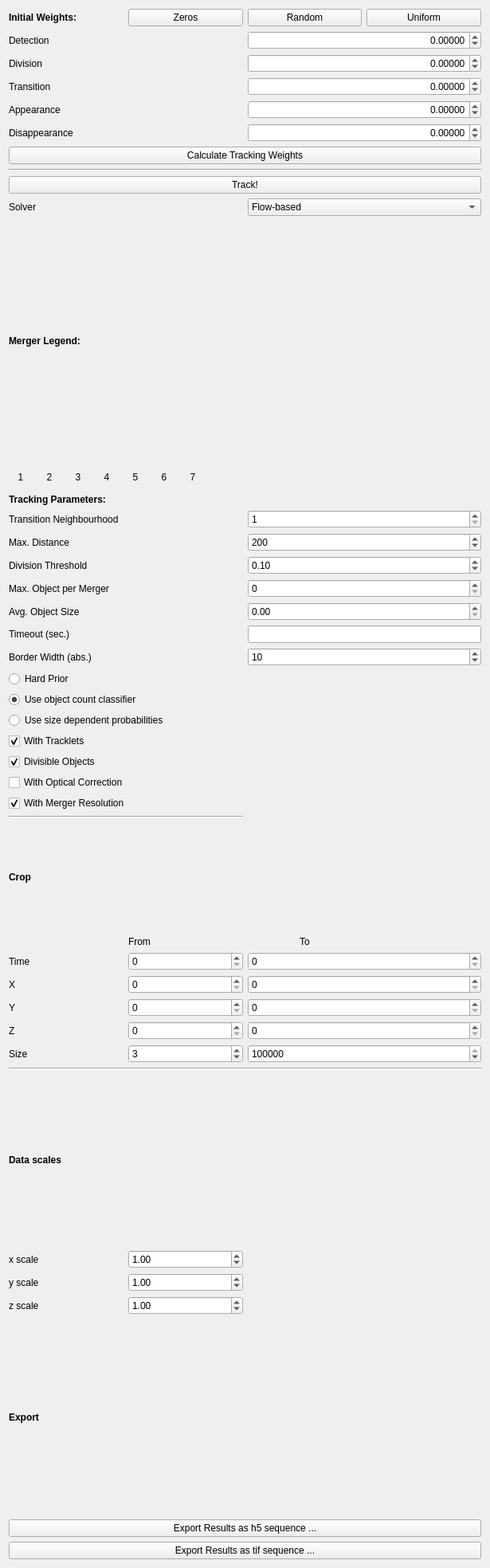
<?xml version="1.0" encoding="UTF-8"?>
<ui version="4.0">
 <class>containingWidget</class>
 <widget class="QWidget" name="containingWidget">
  <property name="geometry">
   <rect>
    <x>0</x>
    <y>0</y>
    <width>615</width>
    <height>1968</height>
   </rect>
  </property>
  <property name="sizePolicy">
   <sizepolicy hsizetype="Preferred" vsizetype="Preferred">
    <horstretch>1</horstretch>
    <verstretch>0</verstretch>
   </sizepolicy>
  </property>
  <property name="minimumSize">
   <size>
    <width>256</width>
    <height>0</height>
   </size>
  </property>
  <property name="baseSize">
   <size>
    <width>0</width>
    <height>0</height>
   </size>
  </property>
  <property name="windowTitle">
   <string>Form</string>
  </property>
  <layout class="QGridLayout" name="gridLayout_2">
   <item row="13" column="2" colspan="2">
    <widget class="QSpinBox" name="maxNearestNeighborsSpinBox">
     <property name="minimum">
      <number>1</number>
     </property>
    </widget>
   </item>
   <item row="14" column="0" colspan="2">
    <widget class="QLabel" name="maxDistLabel">
     <property name="text">
      <string>Max. Distance</string>
     </property>
    </widget>
   </item>
   <item row="17" column="2" colspan="2">
    <widget class="QDoubleSpinBox" name="avgSizeBox">
     <property name="maximum">
      <double>100000.000000000000000</double>
     </property>
     <property name="value">
      <double>0.000000000000000</double>
     </property>
    </widget>
   </item>
   <item row="0" column="3">
    <widget class="QPushButton" name="OnesButton">
     <property name="toolTip">
      <string>&lt;html&gt;&lt;head/&gt;&lt;body&gt;&lt;p&gt;Initial weights are chosen &lt;span style=&quot; font-weight:600;&quot;&gt;uniformly&lt;/span&gt; (normalized all ones vector). Usefull for detecting effect of small changes in the training on the tracking result.&lt;/pre&gt;&lt;/body&gt;&lt;/html&gt;</string>
     </property>
     <property name="styleSheet">
      <string notr="true"/>
     </property>
     <property name="text">
      <string>Uniform</string>
     </property>
    </widget>
   </item>
   <item row="11" column="0" colspan="4">
    <layout class="QHBoxLayout" name="horizontalLayout_2">
     <item>
      <widget class="QLabel" name="merg1">
       <property name="minimumSize">
        <size>
         <width>30</width>
         <height>30</height>
        </size>
       </property>
       <property name="maximumSize">
        <size>
         <width>30</width>
         <height>30</height>
        </size>
       </property>
       <property name="layoutDirection">
        <enum>Qt::LeftToRight</enum>
       </property>
       <property name="autoFillBackground">
        <bool>false</bool>
       </property>
       <property name="styleSheet">
        <string notr="true"/>
       </property>
       <property name="text">
        <string>1</string>
       </property>
       <property name="textFormat">
        <enum>Qt::AutoText</enum>
       </property>
       <property name="alignment">
        <set>Qt::AlignCenter</set>
       </property>
      </widget>
     </item>
     <item>
      <widget class="QLabel" name="merg2">
       <property name="minimumSize">
        <size>
         <width>30</width>
         <height>30</height>
        </size>
       </property>
       <property name="maximumSize">
        <size>
         <width>30</width>
         <height>30</height>
        </size>
       </property>
       <property name="layoutDirection">
        <enum>Qt::LeftToRight</enum>
       </property>
       <property name="autoFillBackground">
        <bool>false</bool>
       </property>
       <property name="styleSheet">
        <string notr="true"/>
       </property>
       <property name="text">
        <string>2</string>
       </property>
       <property name="textFormat">
        <enum>Qt::AutoText</enum>
       </property>
       <property name="alignment">
        <set>Qt::AlignCenter</set>
       </property>
      </widget>
     </item>
     <item>
      <widget class="QLabel" name="merg3">
       <property name="minimumSize">
        <size>
         <width>30</width>
         <height>30</height>
        </size>
       </property>
       <property name="maximumSize">
        <size>
         <width>30</width>
         <height>30</height>
        </size>
       </property>
       <property name="layoutDirection">
        <enum>Qt::LeftToRight</enum>
       </property>
       <property name="autoFillBackground">
        <bool>false</bool>
       </property>
       <property name="styleSheet">
        <string notr="true"/>
       </property>
       <property name="text">
        <string>3</string>
       </property>
       <property name="textFormat">
        <enum>Qt::AutoText</enum>
       </property>
       <property name="alignment">
        <set>Qt::AlignCenter</set>
       </property>
      </widget>
     </item>
     <item>
      <widget class="QLabel" name="merg4">
       <property name="minimumSize">
        <size>
         <width>30</width>
         <height>30</height>
        </size>
       </property>
       <property name="maximumSize">
        <size>
         <width>30</width>
         <height>30</height>
        </size>
       </property>
       <property name="layoutDirection">
        <enum>Qt::LeftToRight</enum>
       </property>
       <property name="autoFillBackground">
        <bool>false</bool>
       </property>
       <property name="styleSheet">
        <string notr="true"/>
       </property>
       <property name="text">
        <string>4</string>
       </property>
       <property name="textFormat">
        <enum>Qt::AutoText</enum>
       </property>
       <property name="alignment">
        <set>Qt::AlignCenter</set>
       </property>
      </widget>
     </item>
     <item>
      <widget class="QLabel" name="merg5">
       <property name="minimumSize">
        <size>
         <width>30</width>
         <height>30</height>
        </size>
       </property>
       <property name="maximumSize">
        <size>
         <width>30</width>
         <height>30</height>
        </size>
       </property>
       <property name="layoutDirection">
        <enum>Qt::LeftToRight</enum>
       </property>
       <property name="autoFillBackground">
        <bool>false</bool>
       </property>
       <property name="styleSheet">
        <string notr="true"/>
       </property>
       <property name="text">
        <string>5</string>
       </property>
       <property name="textFormat">
        <enum>Qt::AutoText</enum>
       </property>
       <property name="alignment">
        <set>Qt::AlignCenter</set>
       </property>
      </widget>
     </item>
     <item>
      <widget class="QLabel" name="merg6">
       <property name="minimumSize">
        <size>
         <width>30</width>
         <height>30</height>
        </size>
       </property>
       <property name="maximumSize">
        <size>
         <width>30</width>
         <height>30</height>
        </size>
       </property>
       <property name="layoutDirection">
        <enum>Qt::LeftToRight</enum>
       </property>
       <property name="autoFillBackground">
        <bool>false</bool>
       </property>
       <property name="styleSheet">
        <string notr="true"/>
       </property>
       <property name="text">
        <string>6</string>
       </property>
       <property name="textFormat">
        <enum>Qt::AutoText</enum>
       </property>
       <property name="alignment">
        <set>Qt::AlignCenter</set>
       </property>
      </widget>
     </item>
     <item>
      <widget class="QLabel" name="merg7">
       <property name="minimumSize">
        <size>
         <width>30</width>
         <height>30</height>
        </size>
       </property>
       <property name="maximumSize">
        <size>
         <width>30</width>
         <height>30</height>
        </size>
       </property>
       <property name="layoutDirection">
        <enum>Qt::LeftToRight</enum>
       </property>
       <property name="autoFillBackground">
        <bool>false</bool>
       </property>
       <property name="styleSheet">
        <string notr="true"/>
       </property>
       <property name="text">
        <string>7</string>
       </property>
       <property name="textFormat">
        <enum>Qt::AutoText</enum>
       </property>
       <property name="alignment">
        <set>Qt::AlignCenter</set>
       </property>
      </widget>
     </item>
     <item>
      <spacer name="horizontalSpacer">
       <property name="orientation">
        <enum>Qt::Horizontal</enum>
       </property>
       <property name="sizeHint" stdset="0">
        <size>
         <width>40</width>
         <height>20</height>
        </size>
       </property>
      </spacer>
     </item>
    </layout>
   </item>
   <item row="12" column="0" colspan="2">
    <widget class="QLabel" name="label">
     <property name="sizePolicy">
      <sizepolicy hsizetype="Preferred" vsizetype="Fixed">
       <horstretch>0</horstretch>
       <verstretch>0</verstretch>
      </sizepolicy>
     </property>
     <property name="text">
      <string>&lt;html&gt;&lt;head/&gt;&lt;body&gt;&lt;p&gt;&lt;span style=&quot; font-weight:600;&quot;&gt;Tracking Parameters:&lt;/span&gt;&lt;/p&gt;&lt;/body&gt;&lt;/html&gt;</string>
     </property>
    </widget>
   </item>
   <item row="19" column="2" colspan="2">
    <widget class="QSpinBox" name="bordWidthBox">
     <property name="maximum">
      <number>999999</number>
     </property>
     <property name="value">
      <number>10</number>
     </property>
    </widget>
   </item>
   <item row="21" column="0" colspan="4">
    <widget class="QRadioButton" name="classifierPriorBox">
     <property name="toolTip">
      <string>&lt;html&gt;&lt;head/&gt;&lt;body&gt;&lt;p&gt;Use the object count classifier for prior probabilities in the tracking model. If this option is chosen, the object count classifier must be trained.&lt;/p&gt;&lt;/body&gt;&lt;/html&gt;</string>
     </property>
     <property name="text">
      <string>Use object count classifier</string>
     </property>
     <property name="checked">
      <bool>true</bool>
     </property>
     <attribute name="buttonGroup">
      <string notr="true">buttonGroup</string>
     </attribute>
    </widget>
   </item>
   <item row="19" column="0" colspan="2">
    <widget class="QLabel" name="label_20">
     <property name="toolTip">
      <string>&lt;html&gt;&lt;head/&gt;&lt;body&gt;&lt;p&gt;Absolute number of pixels at the border of the field of view where appearance and disappearance costs linearly decrease towards the border (objects centers are taken as input values to the cost function).&lt;/p&gt;&lt;/body&gt;&lt;/html&gt;</string>
     </property>
     <property name="text">
      <string>Border Width (abs.)</string>
     </property>
    </widget>
   </item>
   <item row="24" column="0" colspan="2">
    <widget class="QCheckBox" name="divisionsBox">
     <property name="toolTip">
      <string>&lt;html&gt;&lt;head/&gt;&lt;body&gt;&lt;p&gt;Coose this option if the objects to be tracked are able to divide. For instance, this option should be checked for the tracking of proliferating cells.&lt;/p&gt;&lt;/body&gt;&lt;/html&gt;</string>
     </property>
     <property name="text">
      <string>Divisible Objects</string>
     </property>
     <property name="checked">
      <bool>true</bool>
     </property>
    </widget>
   </item>
   <item row="18" column="2" colspan="2">
    <widget class="QLineEdit" name="timeoutBox"/>
   </item>
   <item row="8" column="0" colspan="4">
    <layout class="QVBoxLayout" name="verticalLayout">
     <item>
      <widget class="QPushButton" name="TrackButton">
       <property name="toolTip">
        <string>&lt;html&gt;&lt;head/&gt;&lt;body&gt;&lt;p&gt;Calculate tracks using detection, division, transition, appearance, and disappearance weights.&lt;/p&gt;&lt;/body&gt;&lt;/html&gt;</string>
       </property>
       <property name="styleSheet">
        <string notr="true"/>
       </property>
       <property name="text">
        <string>Track!</string>
       </property>
      </widget>
     </item>
    </layout>
   </item>
   <item row="10" column="0">
    <widget class="QLabel" name="label_4">
     <property name="font">
      <font>
       <weight>75</weight>
       <bold>true</bold>
      </font>
     </property>
     <property name="text">
      <string>Merger Legend:</string>
     </property>
    </widget>
   </item>
   <item row="23" column="0" colspan="2">
    <widget class="QCheckBox" name="trackletsBox">
     <property name="text">
      <string>With Tracklets</string>
     </property>
     <property name="checked">
      <bool>true</bool>
     </property>
    </widget>
   </item>
   <item row="0" column="1">
    <widget class="QPushButton" name="ZerosButton">
     <property name="toolTip">
      <string>&lt;html&gt;&lt;head&gt;&lt;body&gt;&lt;p&gt;Initial weights are chosen as all &lt;span style=&quot; font-weight:600;&quot;&gt;zeros&lt;/span&gt;. The weights vector is scalable, that is, the length of the weights vector is not important for the tracking calculation. The only thing that matters is its direction. So starting from all zeros means starting with no direction bias.&lt;/p&gt;&lt;/body&gt;&lt;/html&gt;</string>
     </property>
     <property name="text">
      <string>Zeros</string>
     </property>
    </widget>
   </item>
   <item row="26" column="0" colspan="4">
    <widget class="QCheckBox" name="mergerResolutionBox">
     <property name="toolTip">
      <string>&lt;html&gt;&lt;head/&gt;&lt;body&gt;&lt;p&gt;If mergers are considered in the tracking (Max. Object per Merger &amp;gt; 1), this option will resolve original identities of objects after &amp;quot;demerging&amp;quot;. Note that this involves another optimization step which may take long.&lt;/p&gt;&lt;/body&gt;&lt;/html&gt;</string>
     </property>
     <property name="text">
      <string>With Merger Resolution</string>
     </property>
     <property name="checked">
      <bool>true</bool>
     </property>
    </widget>
   </item>
   <item row="7" column="0" colspan="4">
    <widget class="Line" name="line_4">
     <property name="orientation">
      <enum>Qt::Horizontal</enum>
     </property>
    </widget>
   </item>
   <item row="0" column="2">
    <widget class="QPushButton" name="RandomButton">
     <property name="toolTip">
      <string>&lt;html&gt;&lt;head/&gt;&lt;body&gt;&lt;p&gt;Initial weights are chosen &lt;span style=&quot; font-weight:600;&quot;&gt;randomly&lt;/span&gt; on the interval (0,1). This option is usefull in testing the dependency of the convereged vector on the choice of the initial weights values.&lt;/span&gt;&lt;/p&gt;&lt;/body&gt;&lt;/html&gt;</string>
     </property>
     <property name="text">
      <string>Random</string>
     </property>
    </widget>
   </item>
   <item row="16" column="2" colspan="2">
    <widget class="QSpinBox" name="maxObjectsBox">
     <property name="readOnly">
      <bool>false</bool>
     </property>
     <property name="minimum">
      <number>0</number>
     </property>
     <property name="maximum">
      <number>7</number>
     </property>
     <property name="value">
      <number>0</number>
     </property>
    </widget>
   </item>
   <item row="30" column="0" colspan="2">
    <layout class="QVBoxLayout" name="verticalLayout_2">
     <item>
      <widget class="QLabel" name="label_8">
       <property name="font">
        <font>
         <weight>75</weight>
         <bold>true</bold>
        </font>
       </property>
       <property name="toolTip">
        <string>&lt;html&gt;&lt;head/&gt;&lt;body&gt;&lt;p&gt;&lt;span style=&quot; font-weight:400;&quot;&gt;Configure here the scales of the dimensions. For instance, if the resolution of the pixels is (dx,dy,dz) = (1µm,0.8µm,0.5µm), then the scales to enter should be (x,y,z)=(1,1.25,2).&lt;/span&gt;&lt;/p&gt;&lt;/body&gt;&lt;/html&gt;</string>
       </property>
       <property name="text">
        <string>Data scales</string>
       </property>
      </widget>
     </item>
     <item>
      <layout class="QGridLayout" name="gridLayout">
       <item row="1" column="0">
        <widget class="QLabel" name="label_10">
         <property name="text">
          <string>y scale</string>
         </property>
        </widget>
       </item>
       <item row="2" column="0">
        <widget class="QLabel" name="label_11">
         <property name="text">
          <string>z scale</string>
         </property>
        </widget>
       </item>
       <item row="0" column="0">
        <widget class="QLabel" name="label_9">
         <property name="text">
          <string>x scale</string>
         </property>
        </widget>
       </item>
       <item row="0" column="1">
        <widget class="QDoubleSpinBox" name="x_scale">
         <property name="value">
          <double>1.000000000000000</double>
         </property>
        </widget>
       </item>
       <item row="1" column="1">
        <widget class="QDoubleSpinBox" name="y_scale">
         <property name="value">
          <double>1.000000000000000</double>
         </property>
        </widget>
       </item>
       <item row="2" column="1">
        <widget class="QDoubleSpinBox" name="z_scale">
         <property name="value">
          <double>1.000000000000000</double>
         </property>
        </widget>
       </item>
      </layout>
     </item>
    </layout>
   </item>
   <item row="22" column="0" colspan="4">
    <widget class="QRadioButton" name="sizeDepBox">
     <property name="toolTip">
      <string>&lt;html&gt;&lt;head/&gt;&lt;body&gt;&lt;p&gt;Use object sizes to derive prior probabilities for the object count. If this option is chosen, the object count classifier will not be considered.&lt;/p&gt;&lt;/body&gt;&lt;/html&gt;</string>
     </property>
     <property name="text">
      <string>Use size dependent probabilities</string>
     </property>
     <attribute name="buttonGroup">
      <string notr="true">buttonGroup</string>
     </attribute>
    </widget>
   </item>
   <item row="16" column="0" colspan="2">
    <widget class="QLabel" name="label_3">
     <property name="toolTip">
      <string>&lt;html&gt;&lt;head/&gt;&lt;body&gt;&lt;p&gt;Specify how many objects are maximally contained in one connected component. For instance, if all objects are segmented without any occlusions (or merging), choose 1. If maximally 2 objects are touching in the segmentation, choose 2... This number has to be consistent with the number of classes chosen in the object count classification.&lt;/p&gt;&lt;/body&gt;&lt;/html&gt;</string>
     </property>
     <property name="text">
      <string>Max. Object per Merger</string>
     </property>
    </widget>
   </item>
   <item row="1" column="2" colspan="2">
    <widget class="QDoubleSpinBox" name="detWeightBox">
     <property name="alignment">
      <set>Qt::AlignRight|Qt::AlignTrailing|Qt::AlignVCenter</set>
     </property>
     <property name="decimals">
      <number>5</number>
     </property>
     <property name="minimum">
      <double>-10000.000000000000000</double>
     </property>
     <property name="maximum">
      <double>1000000.000000000000000</double>
     </property>
     <property name="value">
      <double>0.000000000000000</double>
     </property>
    </widget>
   </item>
   <item row="5" column="2" colspan="2">
    <widget class="QDoubleSpinBox" name="disappearanceBox">
     <property name="alignment">
      <set>Qt::AlignRight|Qt::AlignTrailing|Qt::AlignVCenter</set>
     </property>
     <property name="decimals">
      <number>5</number>
     </property>
     <property name="minimum">
      <double>-10000.000000000000000</double>
     </property>
     <property name="maximum">
      <double>1000000.000000000000000</double>
     </property>
     <property name="value">
      <double>0.000000000000000</double>
     </property>
    </widget>
   </item>
   <item row="14" column="2" colspan="2">
    <widget class="QSpinBox" name="maxDistBox">
     <property name="maximum">
      <number>99999</number>
     </property>
     <property name="value">
      <number>200</number>
     </property>
    </widget>
   </item>
   <item row="3" column="2" colspan="2">
    <widget class="QDoubleSpinBox" name="transWeightBox">
     <property name="alignment">
      <set>Qt::AlignRight|Qt::AlignTrailing|Qt::AlignVCenter</set>
     </property>
     <property name="decimals">
      <number>5</number>
     </property>
     <property name="minimum">
      <double>-10000.000000000000000</double>
     </property>
     <property name="maximum">
      <double>1000000.000000000000000</double>
     </property>
     <property name="value">
      <double>0.000000000000000</double>
     </property>
    </widget>
   </item>
   <item row="28" column="0" colspan="4">
    <layout class="QVBoxLayout" name="verticalLayout_3">
     <item>
      <widget class="QLabel" name="label_12">
       <property name="font">
        <font>
         <weight>75</weight>
         <bold>true</bold>
        </font>
       </property>
       <property name="text">
        <string>Crop</string>
       </property>
      </widget>
     </item>
     <item>
      <layout class="QGridLayout" name="gridLayout_3">
       <item row="3" column="1">
        <widget class="QSpinBox" name="from_y"/>
       </item>
       <item row="1" column="1">
        <widget class="QSpinBox" name="from_time"/>
       </item>
       <item row="2" column="1">
        <widget class="QSpinBox" name="from_x"/>
       </item>
       <item row="3" column="0">
        <widget class="QLabel" name="label_17">
         <property name="text">
          <string>Y</string>
         </property>
        </widget>
       </item>
       <item row="1" column="0">
        <widget class="QLabel" name="label_15">
         <property name="text">
          <string>Time</string>
         </property>
        </widget>
       </item>
       <item row="2" column="2" colspan="2">
        <widget class="QSpinBox" name="to_x"/>
       </item>
       <item row="0" column="1">
        <widget class="QLabel" name="label_13">
         <property name="text">
          <string>From</string>
         </property>
        </widget>
       </item>
       <item row="3" column="2" colspan="2">
        <widget class="QSpinBox" name="to_y"/>
       </item>
       <item row="5" column="0">
        <widget class="QLabel" name="label_19">
         <property name="toolTip">
          <string>&lt;html&gt;&lt;head/&gt;&lt;body&gt;&lt;p&gt;Only track objects with sizes within the given range.&lt;/p&gt;&lt;/body&gt;&lt;/html&gt;</string>
         </property>
         <property name="text">
          <string>Size</string>
         </property>
        </widget>
       </item>
       <item row="4" column="2" colspan="2">
        <widget class="QSpinBox" name="to_z"/>
       </item>
       <item row="4" column="1">
        <widget class="QSpinBox" name="from_z"/>
       </item>
       <item row="2" column="0">
        <widget class="QLabel" name="label_16">
         <property name="text">
          <string>X</string>
         </property>
        </widget>
       </item>
       <item row="4" column="0">
        <widget class="QLabel" name="label_18">
         <property name="text">
          <string>Z</string>
         </property>
        </widget>
       </item>
       <item row="1" column="2" colspan="2">
        <widget class="QSpinBox" name="to_time"/>
       </item>
       <item row="0" column="2">
        <widget class="QLabel" name="label_14">
         <property name="text">
          <string>To</string>
         </property>
         <property name="alignment">
          <set>Qt::AlignCenter</set>
         </property>
        </widget>
       </item>
       <item row="5" column="1">
        <widget class="QSpinBox" name="from_size">
         <property name="maximum">
          <number>2147483647</number>
         </property>
         <property name="value">
          <number>3</number>
         </property>
         <property name="toolTip">
          <string>Min object area/volume in pixels. Cannot be higher than the max value of a 32-bit integer (2147483647).</string>
         </property>
        </widget>
       </item>
       <item row="5" column="2" colspan="2">
        <widget class="QSpinBox" name="to_size">
         <property name="maximum">
          <number>2147483647</number>
         </property>
         <property name="value">
          <number>1000000</number>
         </property>
         <property name="toolTip">
          <string>Max object area/volume in pixels. Cannot be higher than the max value of a 32-bit integer (2147483647).</string>
         </property>
        </widget>
       </item>
      </layout>
     </item>
    </layout>
   </item>
   <item row="25" column="0" colspan="4">
    <widget class="QCheckBox" name="opticalBox">
     <property name="enabled">
      <bool>true</bool>
     </property>
     <property name="text">
      <string>With Optical Correction</string>
     </property>
     <property name="checked">
      <bool>false</bool>
     </property>
    </widget>
   </item>
   <item row="17" column="0">
    <widget class="QLabel" name="label_25">
     <property name="text">
      <string>Avg. Object Size</string>
     </property>
    </widget>
   </item>
   <item row="6" column="0" colspan="4">
    <widget class="QPushButton" name="StructuredLearningButton">
     <property name="toolTip">
      <string>&lt;html&gt;&lt;head/&gt;&lt;body&gt;&lt;p&gt;Calculate tracking weights with &lt;span style=&quot; font-weight:600;&quot;&gt;structured learning&lt;/span&gt; on submodels induced by track training on crops.&lt;/p&gt;&lt;/body&gt;&lt;/html&gt;</string>
     </property>
     <property name="styleSheet">
      <string notr="true"/>
     </property>
     <property name="text">
      <string>Calculate Tracking Weights</string>
     </property>
    </widget>
   </item>
   <item row="29" column="0" colspan="4">
    <widget class="Line" name="line_2">
     <property name="orientation">
      <enum>Qt::Horizontal</enum>
     </property>
    </widget>
   </item>
   <item row="15" column="0" colspan="2">
    <widget class="QLabel" name="label_5">
     <property name="text">
      <string>Division Threshold</string>
     </property>
    </widget>
   </item>
   <item row="4" column="2" colspan="2">
    <widget class="QDoubleSpinBox" name="appearanceBox">
     <property name="alignment">
      <set>Qt::AlignRight|Qt::AlignTrailing|Qt::AlignVCenter</set>
     </property>
     <property name="decimals">
      <number>5</number>
     </property>
     <property name="minimum">
      <double>-10000.000000000000000</double>
     </property>
     <property name="maximum">
      <double>1000000.000000000000000</double>
     </property>
     <property name="value">
      <double>0.000000000000000</double>
     </property>
    </widget>
   </item>
   <item row="31" column="0" colspan="4">
    <layout class="QVBoxLayout" name="verticalLayout_7">
     <item>
      <widget class="QLabel" name="exportLabel">
       <property name="font">
        <font>
         <weight>75</weight>
         <bold>true</bold>
        </font>
       </property>
       <property name="text">
        <string>Export</string>
       </property>
      </widget>
     </item>
     <item>
      <widget class="QPushButton" name="exportButton">
       <property name="enabled">
        <bool>true</bool>
       </property>
       <property name="text">
        <string>Export Results as h5 sequence ...</string>
       </property>
      </widget>
     </item>
     <item>
      <widget class="QPushButton" name="exportTifButton">
       <property name="enabled">
        <bool>true</bool>
       </property>
       <property name="text">
        <string>Export Results as tif sequence ...</string>
       </property>
      </widget>
     </item>
    </layout>
   </item>
   <item row="20" column="0">
    <widget class="QRadioButton" name="hardPriorBox">
     <property name="text">
      <string>Hard Prior</string>
     </property>
     <property name="checked">
      <bool>false</bool>
     </property>
     <attribute name="buttonGroup">
      <string notr="true">buttonGroup</string>
     </attribute>
    </widget>
   </item>
   <item row="15" column="2" colspan="2">
    <widget class="QDoubleSpinBox" name="divThreshBox">
     <property name="maximum">
      <double>1.000000000000000</double>
     </property>
     <property name="singleStep">
      <double>0.050000000000000</double>
     </property>
     <property name="value">
      <double>0.100000000000000</double>
     </property>
    </widget>
   </item>
   <item row="13" column="0" colspan="2">
    <widget class="QLabel" name="MaxNearestNeighbourLabel">
     <property name="toolTip">
      <string>&lt;html&gt;&lt;head/&gt;&lt;body&gt;&lt;p&gt;Size of the transition neighbourhood determines the number of objects considered in the next time frame as successors and the number of objects considered in the previous time frame as predecessors on a track.&lt;/pre&gt;&lt;/body&gt;&lt;/html&gt;</string>
     </property>
     <property name="text">
      <string>Transition Neighbourhood</string>
     </property>
    </widget>
   </item>
   <item row="27" column="0" colspan="2">
    <widget class="Line" name="line">
     <property name="orientation">
      <enum>Qt::Horizontal</enum>
     </property>
    </widget>
   </item>
   <item row="2" column="2" colspan="2">
    <widget class="QDoubleSpinBox" name="divWeightBox">
     <property name="alignment">
      <set>Qt::AlignRight|Qt::AlignTrailing|Qt::AlignVCenter</set>
     </property>
     <property name="decimals">
      <number>5</number>
     </property>
     <property name="minimum">
      <double>-10000.000000000000000</double>
     </property>
     <property name="maximum">
      <double>1000000.000000000000000</double>
     </property>
     <property name="value">
      <double>0.000000000000000</double>
     </property>
    </widget>
   </item>
   <item row="1" column="0" colspan="2">
    <widget class="QLabel" name="DetectionLabel">
     <property name="toolTip">
      <string>&lt;html&gt;&lt;head/&gt;&lt;body&gt;&lt;p&gt;The weight to &lt;span style=&quot; font-weight:600;&quot;&gt;balance detection probabilities&lt;/span&gt; against division and transition probabilities. Higer values than for division and transition probabilities will favor detections over divisions and transitions.&lt;/p&gt;&lt;/body&gt;&lt;/html&gt;</string>
     </property>
     <property name="text">
      <string>Detection</string>
     </property>
    </widget>
   </item>
   <item row="2" column="0" colspan="2">
    <widget class="QLabel" name="DivisionLabel">
     <property name="toolTip">
      <string>&lt;html&gt;&lt;head/&gt;&lt;body&gt;&lt;p&gt;The weight to &lt;span style=&quot; font-weight:600;&quot;&gt;balance division probabilities&lt;/span&gt; against detection and transition probabilities. Higer values than for detection and transition probabilities will favor divisions over detections and transitions.&lt;/p&gt;&lt;/body&gt;&lt;/html&gt;</string>
     </property>
     <property name="text">
      <string>Division</string>
     </property>
    </widget>
   </item>
   <item row="0" column="0">
    <widget class="QLabel" name="InitialWeightsLabel">
     <property name="sizePolicy">
      <sizepolicy hsizetype="Preferred" vsizetype="Fixed">
       <horstretch>0</horstretch>
       <verstretch>0</verstretch>
      </sizepolicy>
     </property>
     <property name="toolTip">
      <string>&lt;html&gt;&lt;head/&gt;&lt;body&gt;&lt;p&gt;Structured learning optimization is implemented as a gradient descent with user chosen &lt;span style=&quot; font-weight:600;&quot;&gt;initial weights.&lt;/span&gt;&lt;/pre&gt;&lt;/body&gt;&lt;/html&gt;</string>
     </property>
     <property name="text">
      <string>&lt;html&gt;&lt;head/&gt;&lt;body&gt;&lt;p&gt;&lt;span style=&quot; font-weight:600;&quot;&gt;Initial Weights:&lt;/span&gt;&lt;/p&gt;&lt;/body&gt;&lt;/html&gt;</string>
     </property>
    </widget>
   </item>
   <item row="3" column="0" colspan="2">
    <widget class="QLabel" name="TransitionLabel">
     <property name="toolTip">
      <string>&lt;html&gt;&lt;head/&gt;&lt;body&gt;&lt;p&gt;The weight to&lt;span style=&quot; font-weight:600;&quot;&gt; balance transition probabilities&lt;/span&gt; against detection and division probabilities. Higer values than for detection and division probabilities will favor transitions over detections and divisions.&lt;/p&gt;&lt;/body&gt;&lt;/html&gt;</string>
     </property>
     <property name="text">
      <string>Transition</string>
     </property>
    </widget>
   </item>
   <item row="4" column="0" colspan="2">
    <widget class="QLabel" name="AppearanceLabel">
     <property name="toolTip">
      <string>&lt;html&gt;&lt;head/&gt;&lt;body&gt;&lt;p&gt;Costs to allow one object to &lt;span style=&quot; font-weight:600;&quot;&gt;appear&lt;/span&gt;, i.e. to start a new track other than at the beginning of the time range or the borders of the field of view. High values forbid object appearances if possible.&lt;/p&gt;&lt;/body&gt;&lt;/html&gt;</string>
     </property>
     <property name="text">
      <string>Appearance</string>
     </property>
    </widget>
   </item>
   <item row="5" column="0" colspan="2">
    <widget class="QLabel" name="DisappearanceLabel">
     <property name="toolTip">
      <string>&lt;html&gt;&lt;head/&gt;&lt;body&gt;&lt;p&gt;Costs to allow one object to &lt;span style=&quot; font-weight:600;&quot;&gt;disappear&lt;/span&gt;, i.e. to terminate an existing track other than at the end of the time range or the borders of the field of view. High values forbid object disappearances if possible.&lt;/p&gt;&lt;/body&gt;&lt;/html&gt;</string>
     </property>
     <property name="text">
      <string>Disappearance</string>
     </property>
    </widget>
   </item>
   <item row="9" column="2" colspan="2">
    <widget class="QComboBox" name="solverComboBox">
     <item>
      <property name="text">
       <string>Flow-based</string>
      </property>
     </item>
     <item>
      <property name="text">
       <string>ILP</string>
      </property>
     </item>
    </widget>
   </item>
   <item row="9" column="0" colspan="2">
    <widget class="QLabel" name="labelSolver">
     <property name="text">
      <string>Solver</string>
     </property>
    </widget>
   </item>
   <item row="18" column="0" colspan="2">
    <widget class="QLabel" name="label_21">
     <property name="toolTip">
      <string>&lt;html&gt;&lt;head/&gt;&lt;body&gt;&lt;p&gt;Timeout in seconds for the &lt;span style=&quot; font-weight:600;&quot;&gt;optimization&lt;/span&gt;. Leave empty for not specifying a timeout (then, the best solution will be found no matter how long it takes).&lt;/p&gt;&lt;/body&gt;&lt;/html&gt;</string>
     </property>
     <property name="text">
      <string>Timeout (sec.)</string>
     </property>
    </widget>
   </item>
  </layout>
 </widget>
 <tabstops>
  <tabstop>maxDistBox</tabstop>
  <tabstop>divThreshBox</tabstop>
  <tabstop>maxObjectsBox</tabstop>
  <tabstop>avgSizeBox</tabstop>
  <tabstop>timeoutBox</tabstop>
  <tabstop>bordWidthBox</tabstop>
  <tabstop>hardPriorBox</tabstop>
  <tabstop>classifierPriorBox</tabstop>
  <tabstop>sizeDepBox</tabstop>
  <tabstop>trackletsBox</tabstop>
  <tabstop>divisionsBox</tabstop>
  <tabstop>opticalBox</tabstop>
  <tabstop>mergerResolutionBox</tabstop>
  <tabstop>from_time</tabstop>
  <tabstop>to_time</tabstop>
  <tabstop>from_x</tabstop>
  <tabstop>to_x</tabstop>
  <tabstop>from_y</tabstop>
  <tabstop>to_y</tabstop>
  <tabstop>from_z</tabstop>
  <tabstop>to_z</tabstop>
  <tabstop>from_size</tabstop>
  <tabstop>to_size</tabstop>
  <tabstop>x_scale</tabstop>
  <tabstop>y_scale</tabstop>
  <tabstop>z_scale</tabstop>
  <tabstop>exportButton</tabstop>
  <tabstop>exportTifButton</tabstop>
  <tabstop>TrackButton</tabstop>
 </tabstops>
 <resources/>
 <connections/>
 <buttongroups>
  <buttongroup name="buttonGroup"/>
 </buttongroups>
</ui>
